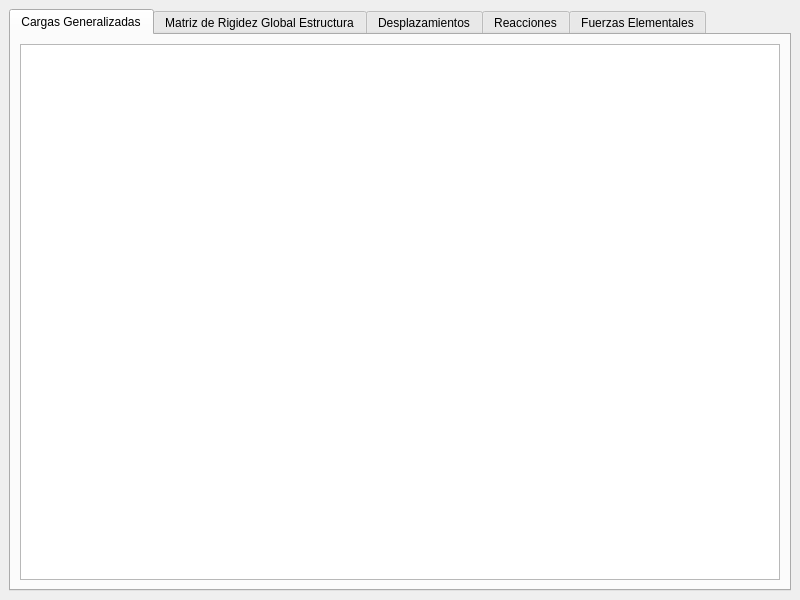
<?xml version="1.0" encoding="UTF-8"?>
<ui version="4.0">
 <class>MainWindow</class>
 <widget class="QMainWindow" name="MainWindow">
  <property name="geometry">
   <rect>
    <x>0</x>
    <y>0</y>
    <width>800</width>
    <height>600</height>
   </rect>
  </property>
  <property name="windowTitle">
   <string>Análisis</string>
  </property>
  <widget class="QWidget" name="centralwidget">
   <layout class="QGridLayout" name="gridLayout">
    <item row="0" column="0">
     <widget class="QTabWidget" name="tabWidget">
      <property name="currentIndex">
       <number>0</number>
      </property>
      <widget class="QWidget" name="tab">
       <attribute name="title">
        <string>Cargas Generalizadas</string>
       </attribute>
       <layout class="QGridLayout" name="gridLayout_2">
        <item row="0" column="0">
         <widget class="QTableView" name="tableView_CG"/>
        </item>
       </layout>
      </widget>
      <widget class="QWidget" name="tab_3">
       <attribute name="title">
        <string>Matriz de Rigidez Global Estructura</string>
       </attribute>
       <layout class="QGridLayout" name="gridLayout_3">
        <item row="0" column="0">
         <widget class="QTableView" name="tableView_MGE"/>
        </item>
       </layout>
      </widget>
      <widget class="QWidget" name="tab_4">
       <attribute name="title">
        <string>Desplazamientos</string>
       </attribute>
       <layout class="QGridLayout" name="gridLayout_4">
        <item row="0" column="0">
         <widget class="QTableView" name="tableView_Des"/>
        </item>
       </layout>
      </widget>
      <widget class="QWidget" name="tab_2">
       <attribute name="title">
        <string>Reacciones</string>
       </attribute>
       <layout class="QGridLayout" name="gridLayout_5">
        <item row="0" column="0">
         <widget class="QTableView" name="tableView_Reac"/>
        </item>
       </layout>
      </widget>
      <widget class="QWidget" name="tab_5">
       <attribute name="title">
        <string>Fuerzas Elementales</string>
       </attribute>
       <layout class="QGridLayout" name="gridLayout_6">
        <item row="0" column="0">
         <widget class="QTableView" name="tableView_FE"/>
        </item>
       </layout>
      </widget>
     </widget>
    </item>
   </layout>
  </widget>
 </widget>
 <resources/>
 <connections/>
</ui>
